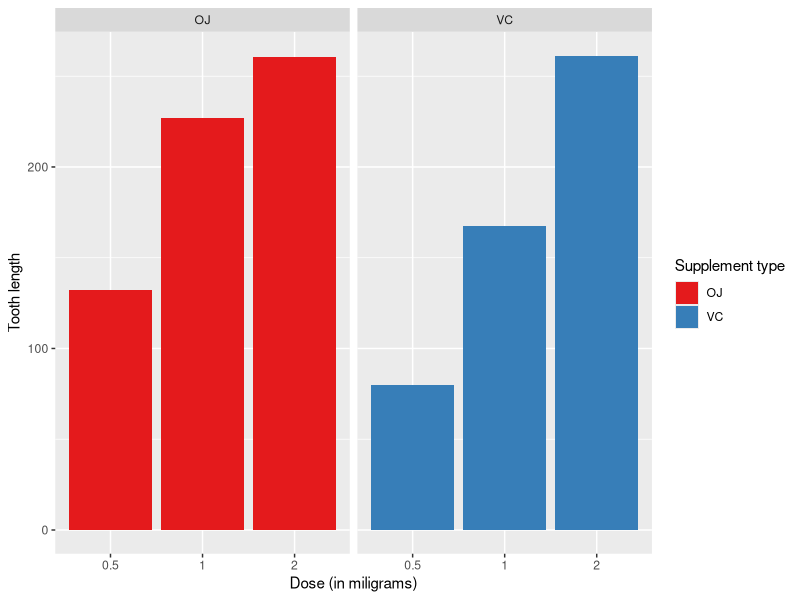

The R script that drew this image:
## ---- chunk 1
## Load the dataset
library(datasets)
data(ToothGrowth)

## Check the first elements of the dataset
head(ToothGrowth)

## See a little description of the variables
str(ToothGrowth)

## Convert the field 'dose' from numeric to factor type
ToothGrowth$dose <- as.factor(ToothGrowth$dose)

## Review dataset variables after conversion
str(ToothGrowth)

## List the number of rows of dataset
nrow(ToothGrowth)
## ---- chunk 2
## See the summary statistics for all variables
summary(ToothGrowth)

## Split cases between different dose levels and delivery methods
table(ToothGrowth$dose, ToothGrowth$supp)

## Import ggplot2 library
library(ggplot2)

## Create the graphic of ToothGrowth
ggplot(data=ToothGrowth, aes(x=as.factor(dose), y=len, fill=supp)) +
    geom_bar(stat="identity",) +
    facet_grid(. ~ supp) +
    xlab("Dose (in miligrams)") +
    ylab("Tooth length") +
    guides(fill=guide_legend(title="Supplement type")) +
    scale_fill_brewer(palette="Set1")
## ---- chunk 3
fit <- lm(len ~ dose + supp, data=ToothGrowth)
confint(fit)
## ---- chunk 4
## Check the summary of fit variable
summary(fit)
